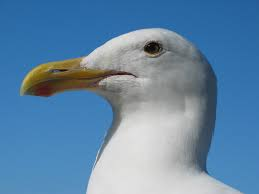
//> input picture animal.jpeg, 259 x 194 px
$ ./Histogram   (built with g++ and OpenCV 4)
//> lines starting //> are read from the running program, lines starting //| are printed output that depends on the picture; after the words box and inside, x2 and y2 are one past the last pixel; in counts of white or black regions, pixels touching at a corner belong together
#include "opencv2/objdetect/objdetect.hpp"
#include "opencv2/highgui/highgui.hpp"
#include "opencv2/imgproc/imgproc.hpp"
#include <iostream>

using namespace std;
using namespace cv;

int main(int, char**)
{
    Mat gray=imread("animal.jpeg",0);
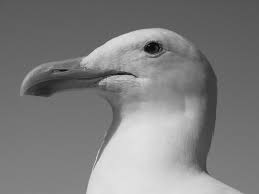
//> gray: 194 rows x 259 cols, CV_8UC1; min 0, max 231, mean 127
    namedWindow( "Gray", 1 );
    imshow( "Gray", gray );

    // Initialize parameters
    int histSize = 256;    // bin size
    float range[] = { 0, 255 };
    const float *ranges[] = { range };

    // Calculate histogram
    MatND hist;
    calcHist( &gray, 1, 0, Mat(), hist, 1, &histSize, ranges, true, false );
//> hist = 256 values, max 1431 at index 92, min 0 at index 1, mean 196.3


    // Plot the histogram
    int hist_w = 512; int hist_h = 400;
    int bin_w = cvRound( (double) hist_w/histSize );

    Mat histImage( hist_h, hist_w, CV_8UC1, Scalar( 0,0,0) );
    normalize(hist, hist, 0, histImage.rows, NORM_MINMAX, -1, Mat() );
//> hist = 256 values, max 400 at index 92, min 0 at index 1, mean 54.86

    for( int i = 1; i < histSize; i++ )
    {
      line( histImage, Point( bin_w*(i-1), hist_h - cvRound(hist.at<float>(i-1)) ) ,
                       Point( bin_w*(i), hist_h - cvRound(hist.at<float>(i)) ),
                       Scalar( 255, 0, 0), 2, 8, 0  );
    }
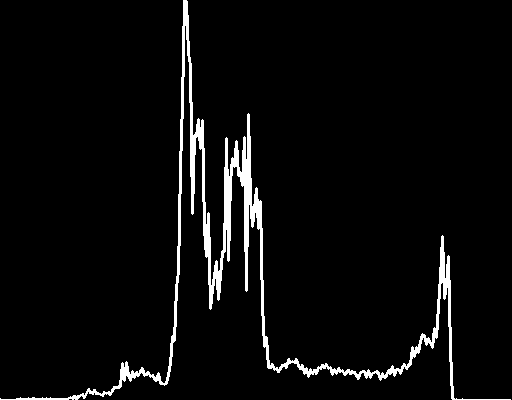
//> histImage: 400 rows x 512 cols, CV_8UC1; 4.1% white; 1 white region, box (x1, y1, x2, y2) and area: (0, 0, 511, 400) 8448

    namedWindow( "Result", 1 );
    imshow( "Result", histImage );

    waitKey(0);
    return 0;
}

$ run again, with c1.jpg copied over animal.jpeg
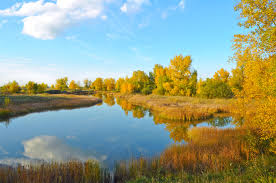
//> input picture c1.jpg, 276 x 183 px
//> `Mat gray=imread("animal.jpeg",0);`:
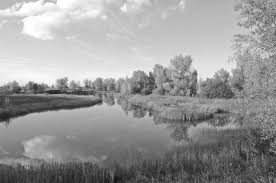
//> gray: 183 rows x 276 cols, CV_8UC1; min 15, max 255, mean 152.9
//> `calcHist( &gray, 1, 0, Mat(), hist, 1, &histSize, ranges, true, false );`: hist = 256 values, max 535 at index 199, min 0 at index 0, mean 196.5
//> `normalize(hist, hist, 0, histImage.rows, NORM_MINMAX, -1, Mat() );`: hist = 256 values, max 400 at index 199, min 0 at index 0, mean 146.9
//> after the loop `for( int i = 1; i < histSize; i++ )`:
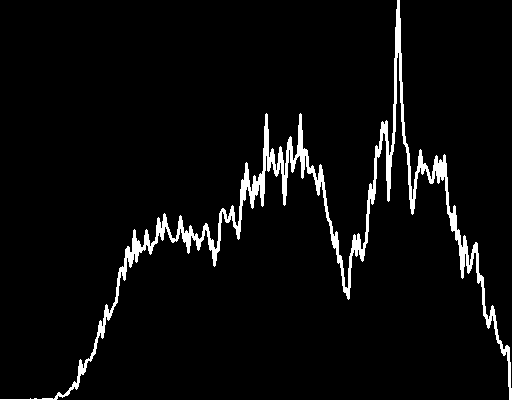
//> histImage: 400 rows x 512 cols, CV_8UC1; 4.4% white; 1 white region, box (x1, y1, x2, y2) and area: (0, 0, 512, 400) 9065
